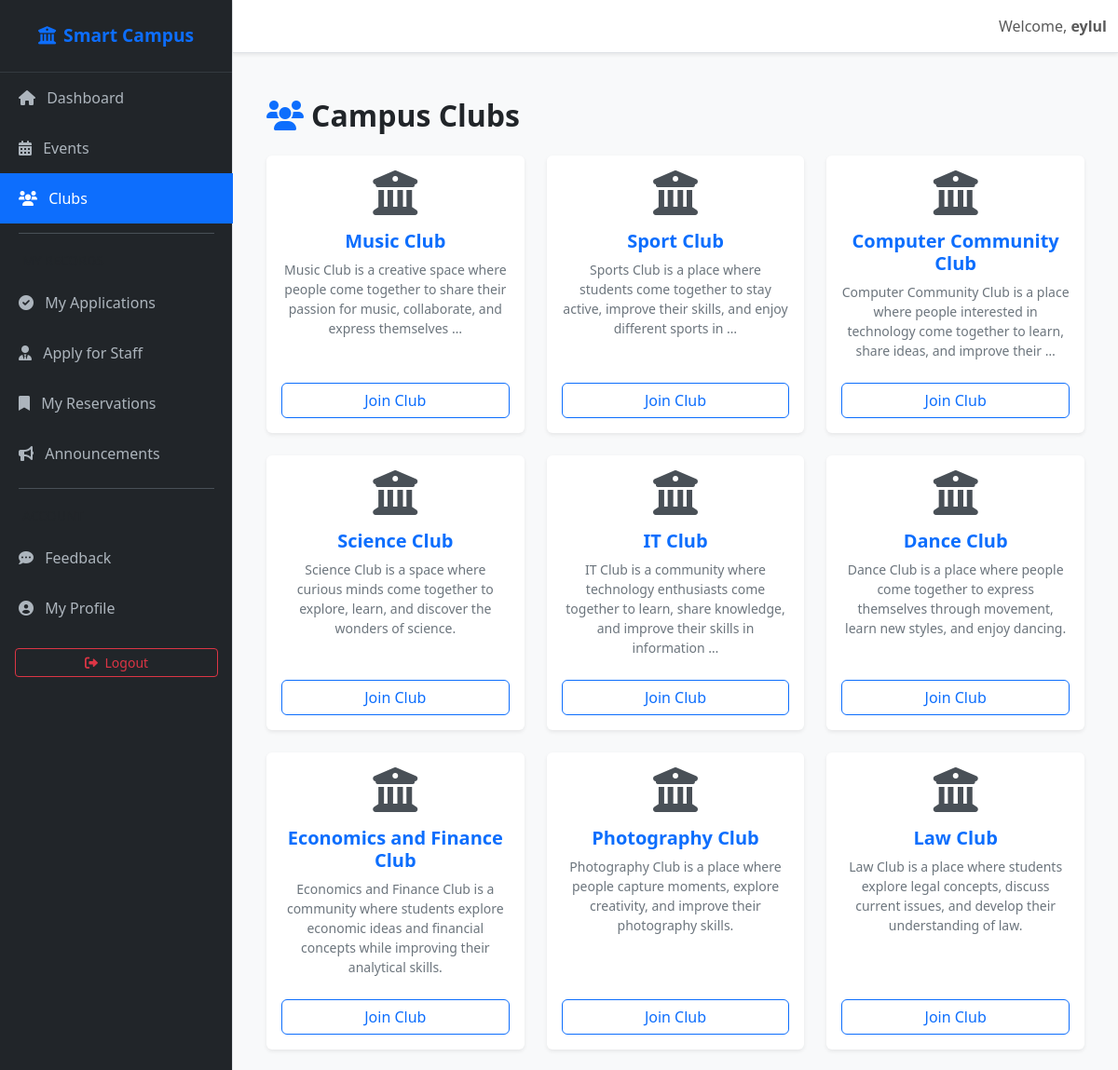
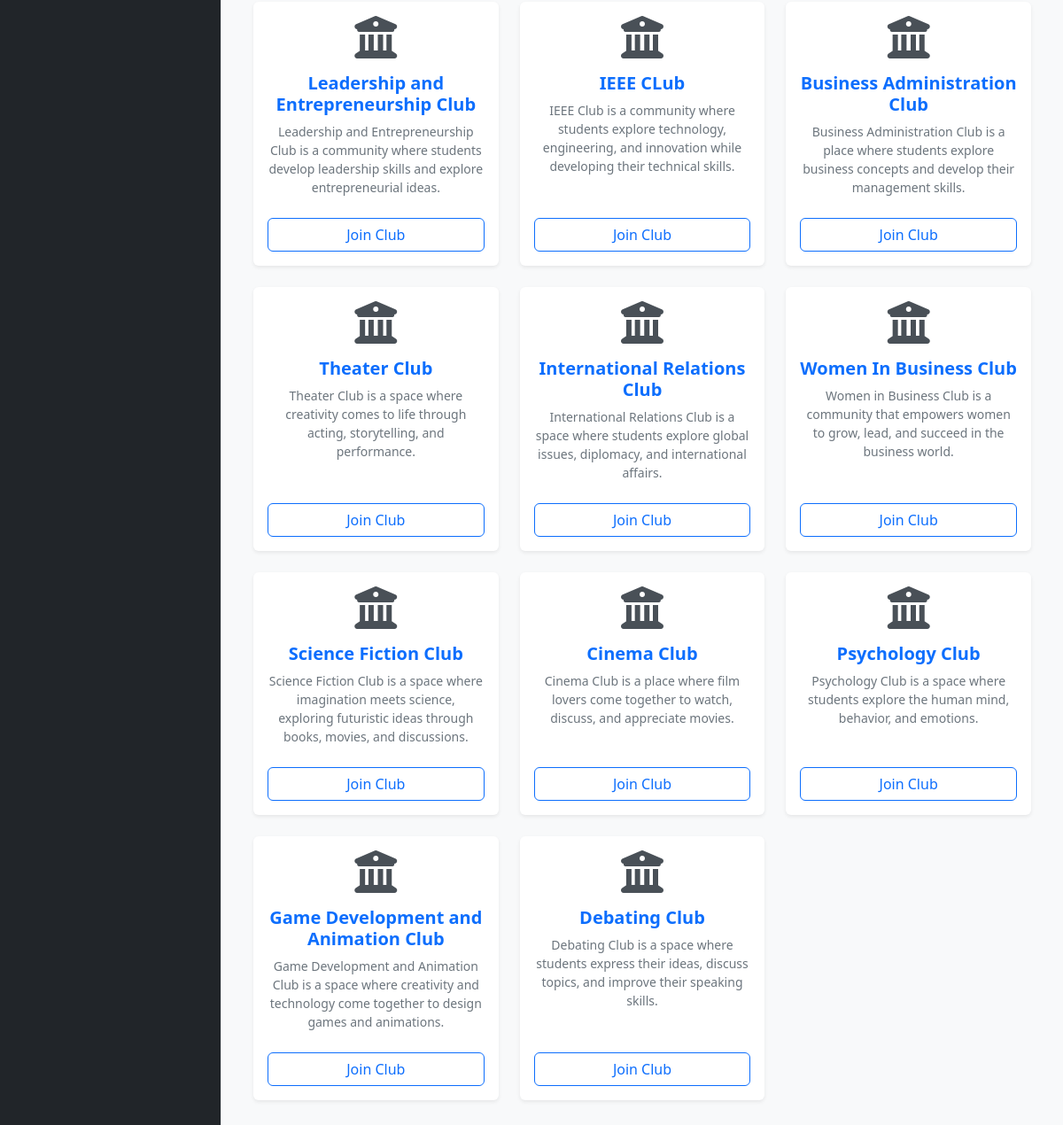
The page /clubs/ (signed in) on the database its author committed (2 pictures, top to bottom).
### accounts/models.py (models this page shows, shortened)
class User(AbstractUser):
    ROLE_CHOICES = (
        ('student', 'Student'),
        ('staff', 'Staff'),
        ('admin', 'Admin'),
)
    role = models.CharField(max_length=10, choices=ROLE_CHOICES, default='student')
    phone_number = models.CharField(max_length=15, blank=True, null=True)

### core/models.py (models this page shows, shortened)
class Club(models.Model):
    name = models.CharField(max_length=100)
    description = models.TextField()
    logo_url = models.URLField(blank=True, null=True)
    created_at = models.DateTimeField(auto_now_add=True)

### core/views.py (the view)
# urls.py: path('clubs/', views.club_list, name='club_list'),
@login_required
def club_list(request):
    clubs = Club.objects.all()
    return render(request, 'core/clubs.html', {
        'clubs': clubs
    })

### templates/core/clubs.html
{% extends "base.html" %}
{% block content %}
<div class="container mt-4">
    <h2 class="mb-4 fw-bold text-dark">
        <i class="fas fa-users text-primary me-2"></i>Campus Clubs
    </h2>
    <div class="row">
        {% for club in clubs %}
        <div class="col-md-4 mb-4">
            <div class="card h-100 shadow-sm border-0">
                <div class="card-body text-center">
                    {% if club.logo_url %}
                        <img src="{{ club.logo_url }}" alt="{{ club.name }}" class="mb-3" style="height: 60px;">
                    {% else %}
                        <div class="mb-3"><i class="fas fa-university fa-3x text-light-emphasis"></i></div>
                    {% endif %}
                    <h5 class="card-title fw-bold text-primary">{{ club.name }}</h5>
                    <p class="card-text text-secondary small">{{ club.description|truncatewords:20 }}</p>
                </div>
                <div class="card-footer bg-transparent border-0 pb-3 text-center">
                    {% if club.id in user_memberships %}
                        <button class="btn btn-secondary w-100 disabled">Already Applied</button>
                    {% else %}
                        <a href="{% url 'join_club' club.id %}" class="btn btn-outline-primary w-100">Join Club</a>
                    {% endif %}
                </div>
            </div>
        </div>
        {% empty %}
        <div class="col-12 text-center py-5">
            <p class="text-muted">No clubs found in the system yet.</p>
        </div>
        {% endfor %}
    </div>
</div>
{% endblock %}

### templates/base.html (shortened to what this page needs)
<!DOCTYPE html>
<html lang="en">
<head>
    <link href="https://cdn.jsdelivr.net/npm/bootstrap@5.3.0/dist/css/bootstrap.min.css" rel="stylesheet">
    <link rel="stylesheet" href="https://cdnjs.cloudflare.com/ajax/libs/font-awesome/6.0.0/css/all.min.css">
</head>
<body class="bg-light">
<div class="d-flex" id="wrapper">
    <div class="border-end" id="sidebar-wrapper">
        <div class="sidebar-heading fw-bold text-center py-4 text-primary">
            <i class="fas fa-university me-2"></i>Smart Campus
        </div>
        <div class="list-group list-group-flush">
            <a class="nav-link-custom {% if request.resolver_match.url_name == 'student_dashboard' %}active{% endif %}" href="{% url 'student_dashboard' %}">
                <i class="fas fa-home me-2"></i> Dashboard
            </a>
            <a class="nav-link-custom {% if request.resolver_match.url_name == 'event_list' %}active{% endif %}" href="{% url 'event_list' %}">
                <i class="fas fa-calendar-alt me-2"></i> Events
            </a>
            <a class="nav-link-custom {% if request.resolver_match.url_name == 'club_list' %}active{% endif %}" href="{% url 'club_list' %}">
                <i class="fas fa-users me-2"></i> Clubs
            </a>
            <div class="sidebar-divider"></div>
            <div class="px-4 py-2 small text-muted text-uppercase">My Records</div>
            <a class="nav-link-custom {% if request.resolver_match.url_name == 'my_applications' %}active{% endif %}" href="{% url 'my_applications' %}">
                <i class="fas fa-check-circle me-2"></i> My Applications
            </a>
            <a class="nav-link-custom {% if request.resolver_match.url_name == 'apply_for_staff' %}active{% endif %}" href="{% url 'apply_for_staff' %}">
                <i class="fas fa-user-tie me-2"></i> Apply for Staff
            </a>
            <a class="nav-link-custom {% if request.resolver_match.url_name == 'my_reservations' %}active{% endif %}" href="{% url 'my_reservations' %}">
                <i class="fas fa-bookmark me-2"></i> My Reservations
            </a>
            <a class="nav-link-custom {% if request.resolver_match.url_name == 'announcements_list' %}active{% endif %}" href="{% url 'announcements_list' %}">
                <i class="fas fa-bullhorn me-2"></i> Announcements
            </a>
            <div class="sidebar-divider"></div>
            <div class="px-4 py-2 small text-muted text-uppercase">Account</div>
            <a class="nav-link-custom {% if request.resolver_match.url_name == 'send_feedback' %}active{% endif %}" href="{% url 'send_feedback' %}">
                <i class="fas fa-comment-dots me-2"></i> Feedback
            </a>
            <a class="nav-link-custom {% if request.resolver_match.url_name == 'my_profile' %}active{% endif %}" href="{% url 'my_profile' %}">
                <i class="fas fa-user-circle me-2"></i> My Profile
            </a>
            <form action="{% url 'logout' %}" method="post" class="px-3 mt-3">
                <button type="submit" class="btn btn-outline-danger btn-sm w-100">
                    <i class="fas fa-sign-out-alt me-1"></i> Logout
                </button>
            </form>
        </div>
    </div>
    <div id="page-content-wrapper">
        <nav class="navbar navbar-expand-lg navbar-light bg-white border-bottom shadow-sm">
            <div class="container-fluid">
                <div class="ms-auto d-flex align-items-center">
                    <span class="navbar-text">
                        Welcome, <strong>{{ user.username }}</strong>
                    </span>
                </div>
            </div>
        </nav>
        <div class="container-fluid p-4">
            {% block content %}{% endblock %}
        </div>
    </div>
</div>
</body>
</html>

### templates/base.html (style rules this page uses)
body { overflow-x: hidden; }
#sidebar-wrapper { min-height: 100vh; width: 250px; margin-left: -250px; transition: margin .25s ease-out; background: #212529; }
#sidebar-wrapper .sidebar-heading { padding: 0.875rem 1.25rem; font-size: 1.2rem; color: white; border-bottom: 1px solid #343a40; }
#sidebar-wrapper .list-group { width: 250px; }
#page-content-wrapper { min-width: 100vw; }
@media (min-width: 768px) { #sidebar-wrapper { margin-left: 0; } }
@media (min-width: 768px) { #page-content-wrapper { min-width: 0; width: 100%; } }
.nav-link-custom { color: #adb5bd; transition: 0.3s; padding: 15px 20px; display: block; text-decoration: none; }
.nav-link-custom.active { background: #0d6efd; color: white; }
.sidebar-divider { border-top: 1px solid #495057; margin: 10px 20px; }

### rows shown on the page
User: username "eylul"
Club: name "Music Club", description "Music Club is a creative space where people come together to share their passion for music, collaborate, and express themselves …", shows "Join Club"
Club: name "Sport Club", description "Sports Club is a place where students come together to stay active, improve their skills, and enjoy different sports in …", shows "Join Club"
Club: name "Computer Community Club", description "Computer Community Club is a place where people interested in technology come together to learn, share ideas, and improve their …", shows "Join Club"
Club: name "Science Club", description "Science Club is a space where curious minds come together to explore, learn, and discover the wonders of science.", shows "Join Club"
Club: name "IT Club", description "IT Club is a community where technology enthusiasts come together to learn, share knowledge, and improve their skills in information …", shows "Join Club"
Club: name "Dance Club", description "Dance Club is a place where people come together to express themselves through movement, learn new styles, and enjoy dancing.", shows "Join Club"
Club: name "Economics and Finance Club", description "Economics and Finance Club is a community where students explore economic ideas and financial concepts while improving their analytical skills.", shows "Join Club"
Club: name "Photography Club", description "Photography Club is a place where people capture moments, explore creativity, and improve their photography skills.", shows "Join Club"
Club: name "Law Club", description "Law Club is a place where students explore legal concepts, discuss current issues, and develop their understanding of law.", shows "Join Club"
Club: name "Leadership and Entrepreneurship Club", description "Leadership and Entrepreneurship Club is a community where students develop leadership skills and explore entrepreneurial ideas.", shows "Join Club"
Club: name "IEEE CLub", description "IEEE Club is a community where students explore technology, engineering, and innovation while developing their technical skills.", shows "Join Club"
Club: name "Business Administration Club", description "Business Administration Club is a place where students explore business concepts and develop their management skills.", shows "Join Club"
Club: name "Theater Club", description "Theater Club is a space where creativity comes to life through acting, storytelling, and performance.", shows "Join Club"
Club: name "International Relations Club", description "International Relations Club is a space where students explore global issues, diplomacy, and international affairs.", shows "Join Club"
Club: name "Women In Business Club", description "Women in Business Club is a community that empowers women to grow, lead, and succeed in the business world.", shows "Join Club"
Club: name "Science Fiction Club", description "Science Fiction Club is a space where imagination meets science, exploring futuristic ideas through books, movies, and discussions.", shows "Join Club"
Club: name "Cinema Club", description "Cinema Club is a place where film lovers come together to watch, discuss, and appreciate movies.", shows "Join Club"
Club: name "Psychology Club", description "Psychology Club is a space where students explore the human mind, behavior, and emotions.", shows "Join Club"
Club: name "Game Development and Animation Club", description "Game Development and Animation Club is a space where creativity and technology come together to design games and animations.", shows "Join Club"
Club: name "Debating Club", description "Debating Club is a space where students express their ideas, discuss topics, and improve their speaking skills.", shows "Join Club"
